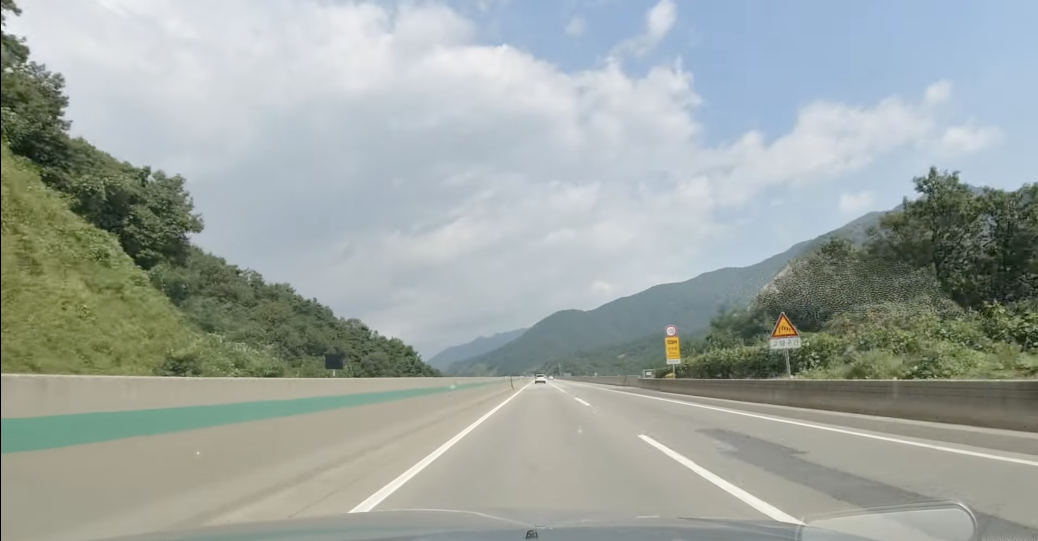
#> input picture Line_detection/data/image.png, 2076 x 1082 px, given in place of video.mp4, which was not available (shown at 1/2 size)
$ python video.py
#> lines starting #> are read from the running program, lines starting #| are printed output that depends on the picture; after the words box and inside, x2 and y2 are one past the last pixel; in counts of white or black regions, pixels touching at a corner belong together; pictures that were not available may be replaced by others from this repository, and a replacement may not be noted
#> in show_video, frame is the input picture: shape (1082, 2076, 3); mean B, G, R 161.6, 166.2, 158.2
import cv2
import numpy as np

def image_filtering(image):
    image_hsv = cv2.cvtColor(image, cv2.COLOR_BGR2HSV)
#> image_hsv: shape (1082, 2076, 3); mean H, S, V 69, 37.9, 172.5

    lower = np.array([0, 0, 230])
    upper = np.array([180, 255, 255])
    mask = cv2.inRange(image_hsv, lower, upper)
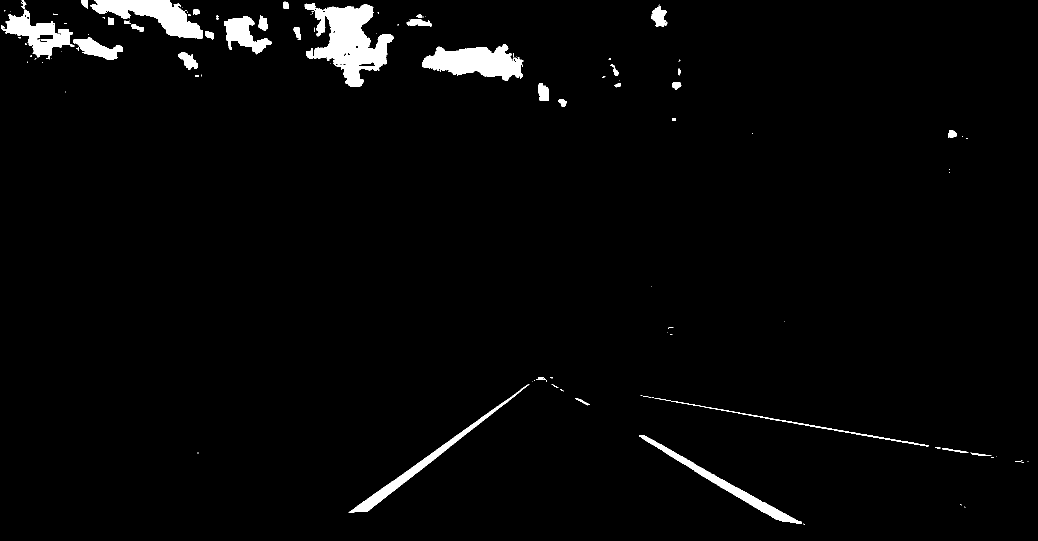
#> mask: shape (1082, 2076) (shown at 1/2 size); 2.6% white; 117 white regions (77 under 20 px), largest, box (x1, y1, x2, y2) and area: (609, 7, 787, 174) 14205, (844, 88, 1047, 162) 8847, (181, 0, 406, 78) 7919
    image = cv2.bitwise_and(image, image, mask=mask)
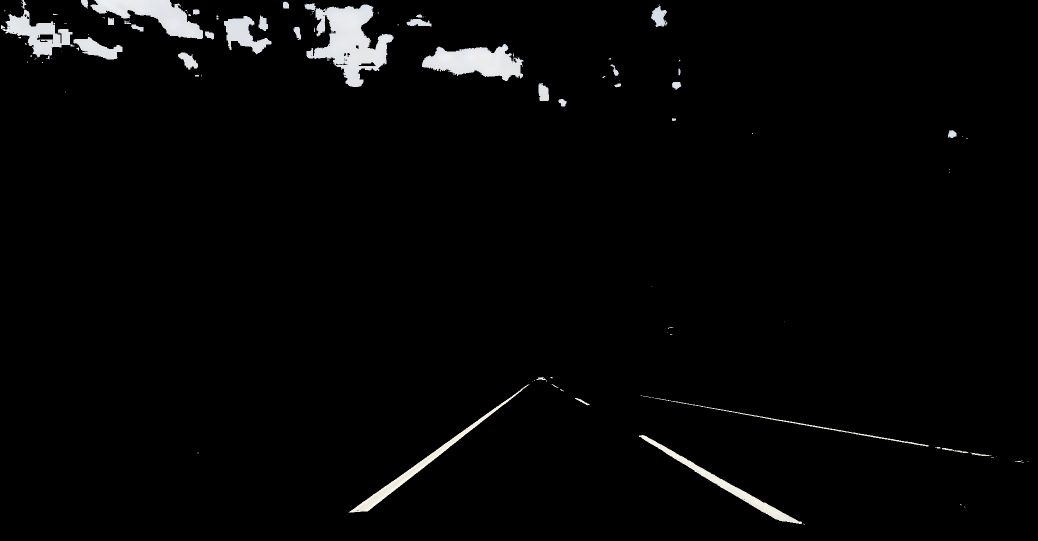
#> image: shape (1082, 2076, 3) (shown at 1/2 size); mean B, G, R 6.1, 6.1, 6

    gaussian = cv2.GaussianBlur(image, (3, 3), 0)
    canny = cv2.Canny(gaussian, 50, 150)
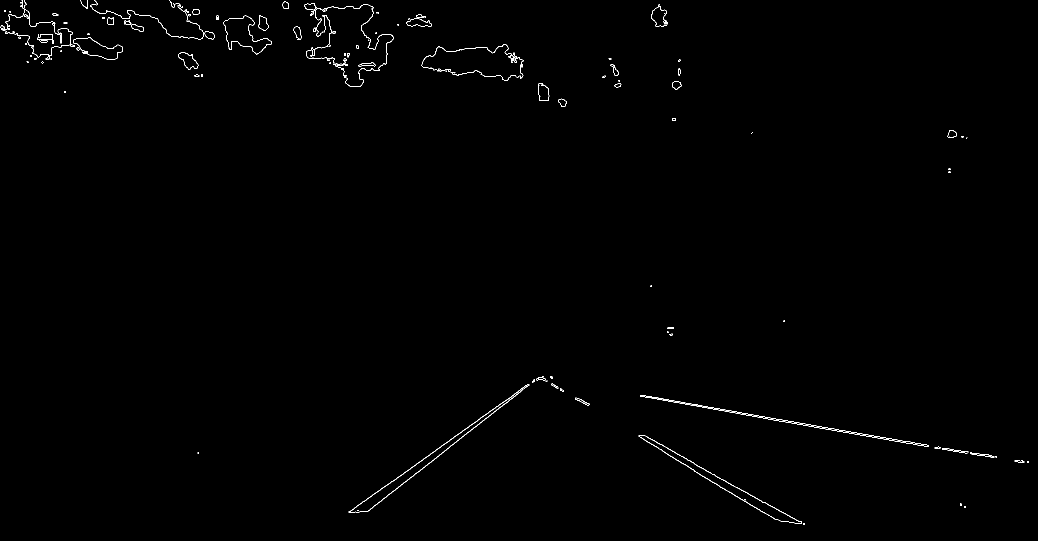
#> canny: shape (1082, 2076) (shown at 1/2 size); 0.45% white in thin lines or dots

    return canny

def roi(image):
    height, width = image.shape[:2]
#> height = 1082; width = 2076
    roi_corners = np.array([[(400, height), (1700, height), (1000, 700), (1100, 700)]], dtype=np.int32)

    mask = np.zeros_like(image)
    cv2.fillConvexPoly(mask, roi_corners, 255)
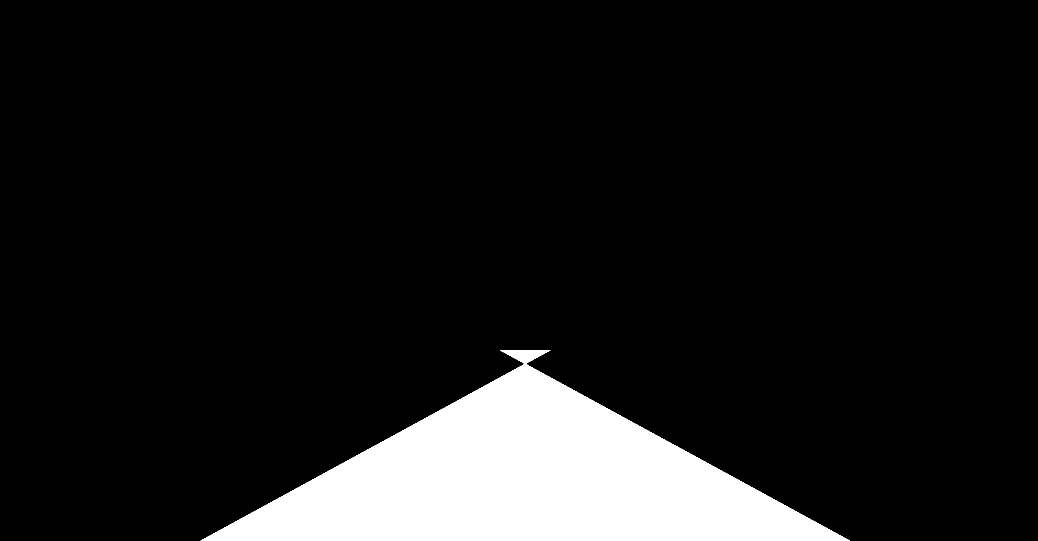
#> mask: shape (1082, 2076) (shown at 1/2 size); 10.3% white; 1 white region, box (x1, y1, x2, y2) and area: (401, 700, 1700, 1082) 232348

    edges = cv2.bitwise_and(image, mask)
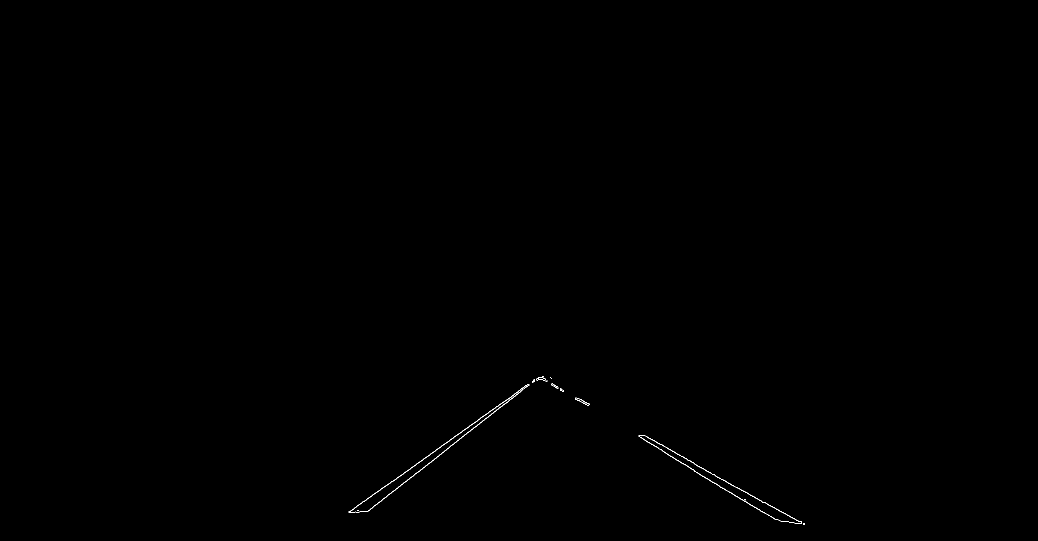
#> edges: shape (1082, 2076) (shown at 1/2 size); 0.11% white in thin lines or dots, all inside (x1, y1, x2, y2) = (697, 753, 1610, 1050)

    return edges

def draw_line(edges, origin):
    lines = cv2.HoughLinesP(edges, 1, np.pi/180, 0, 0)
#> lines = 1544 rows, first 6: [1284, 870, 1284, 870], [1344, 902, 1344, 901], [949, 845, 949, 844], [849, 934, 849, 933], [801, 951, 801, 950], [889, 888, 889, 887]
    for line in lines:
        # 검출된 선분 초록색으로 그리기
        x1, y1, x2, y2 = line[0]
        cv2.line(origin, (x1, y1), (x2, y2), (0, 0, 255), 2)
#> this loop made 1544 passes

    return origin

def show_video():
    cap = cv2.VideoCapture('./data/video.mp4')
    while(cap.isOpened()):
        ret, frame = cap.read()
        if ret:
            edges = image_filtering(frame)
            edges = roi(edges)
            frame = draw_line(edges, frame)
            cv2.imshow('video', frame)
        else:
            break
        if cv2.waitKey(1) & 0xFF == ord('q'):
#> (key q is pressed here)
            break
    cap.release()
    cv2.destroyAllWindows()

show_video()
